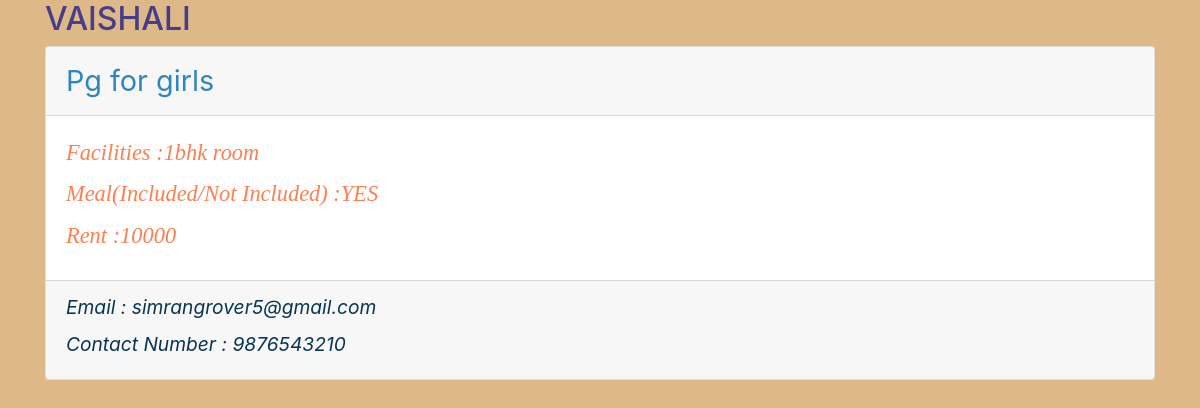
The app's page /getpg6/ with its own data.
### hostel/models.py (models this page shows, shortened)
class postmodel(models.Model):
    description = models.CharField(max_length=100)
    area= models.CharField(max_length=100)
    zipcode =models.IntegerField()
    rent=models.IntegerField()
    facilities=models.CharField(max_length=100)
    meals=models.CharField(max_length=100)
    name=models.EmailField()
    contact=models.IntegerField()
    roompic =models.ImageField()

### hostel/views.py (the view)
# urls.py: path('getpg6/',views.getpg6),
def getpg6(request):
    data = postmodel.objects.filter(area="vaishali")
    pgs = []
    if data:
        for var in data:
            dic = {
                'description' : var.description,
                'area':var.area,
                'rent': var.rent,
                'facilities' : var.facilities,
                'meals':var.meals,
                'name' : var.name,
                'contact' : var.contact,
                'roompic' : var.roompic.url
            }
            pgs.append(dic)
            print(var.meals)
        return render(request,"data.html",{'pgs':pgs})
    else:
        error = "No pgs avaiable"
        return render(request,"pgs.html",{'error':error})

### templates/data.html (shortened to what this page needs)
    <!DOCTYPE html>
<html lang="en">
<head>
  <link rel="stylesheet" href="https://maxcdn.bootstrapcdn.com/bootstrap/4.3.1/css/bootstrap.min.css">
</head>
<body  id="page-top" data-spy="scroll" data-target=".navbar-fixed-top" style="background-color:burlywood">
<div class="container">
        {% for var in pgs %}
  <h2 style='color:darkslateblue;font-size:200%'>{{ var.area.upper }}</h2>
  <div class="card">
    <div class="card-header" style="color:#2E86C1;font-size:180%">{{ var.description }}
    </div>
    <div class="card-body" style="color:coral;font-size:140%;font-style: italic;font-family: Cambria, Cochin, Georgia, Times, 'Times New Roman', serif;">
    <label> Facilities : </label>{{ var.facilities }}<br>
    <label> Meal(Included/Not Included) : </label>{{ var.meals }}<br>
    <label> Rent : </label>{{ var.rent }}<br>
    </div>
    <div class="card-footer" style='color:rgb(7, 53, 82);font-size:120%;font-style: italic;'>
            <label> Email : </label> {{ var.name }} <br>
            <label> Contact Number : </label> {{ var.contact }}</div>
  </div>
  {% endfor %}
</div>
</body>
</html>

### records on screen
postmodel: area "VAISHALI", description "Pg for girls", facilities "1bhk room", meals "YES", rent "10000", name "simrangrover5@gmail.com", contact "9876543210"
